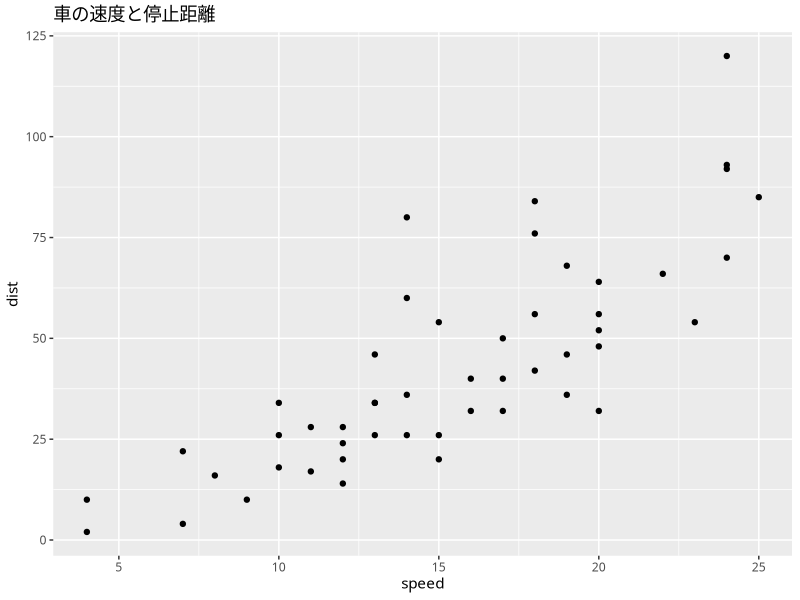
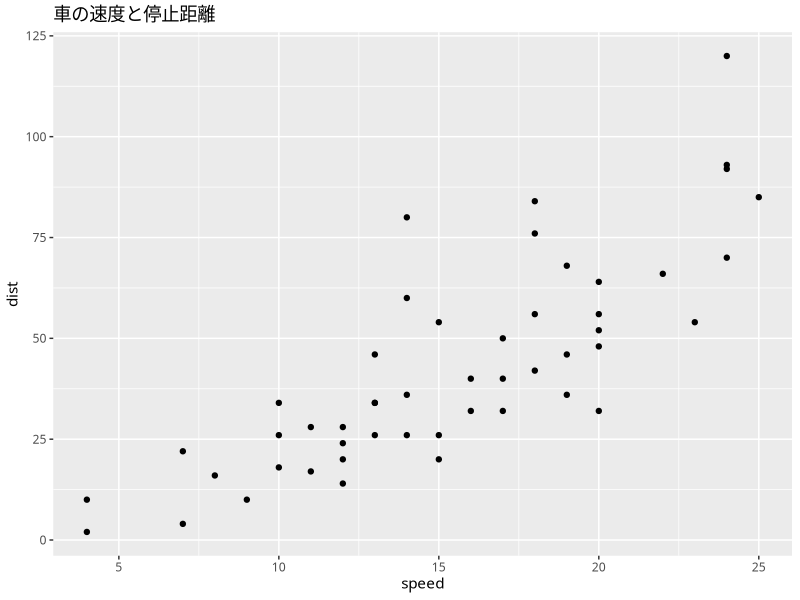

R code for these plots, in order:
## ---- chunk 1
1 + 1
## ---- chunk 2
10 * 5
## ---- chunk 3
(100 - 20) / 4
## ---- chunk 4
library(tidyverse)
theme_set(theme_gray(base_family = "HiraKakuProN-W3"))
ggplot(cars, aes(x = speed, y = dist)) +
  geom_point() +
  labs(title = "車の速度と停止距離")

ggsave("figure/01_intro/cars.png")
## ---- chunk 5
x <- 10
y <- 5
## ---- chunk 6
x
## ---- chunk 7
x + y
## ---- chunk 8
sqrt(16)
## ---- chunk 9
scores <- c(80, 90, 75, 60, 95)
scores
## ---- chunk 10
mean(scores)
## ---- chunk 11
# 複数の引数を持つ関数の例
round(3.14159, digits = 2)  # 小数点以下2桁に丸める
## ---- chunk 12
# 足し算
2 + 3

# 引き算
10 - 4

# 掛け算
5 * 6

# 割り算
20 / 4

# べき乗
2^3  # 2の3乗

# 割り算の余り
10 %% 3
## ---- chunk 13
# ベクトルの作成
x <- c(1, 2, 3, 4, 5)

# ベクトル全体に同じ操作を適用
x * 2  # すべての要素を2倍

# ベクトルの要素数
length(x)

# ベクトルの合計
sum(x)

# ベクトルの最大値・最小値
max(x)
min(x)
## ---- chunk 14
# これはコメントです。実行されません。
x <- 10  # 変数xに10を代入
